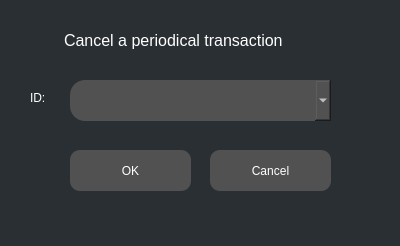
<?xml version="1.0" encoding="UTF-8"?>
<ui version="4.0">
 <class>PCancellingFrame</class>
 <widget class="QFrame" name="PCancellingFrame">
  <property name="geometry">
   <rect>
    <x>0</x>
    <y>0</y>
    <width>400</width>
    <height>246</height>
   </rect>
  </property>
  <property name="windowTitle">
   <string>Frame</string>
  </property>
  <property name="styleSheet">
   <string notr="true">QFrame {
    background-color: rgb(42, 47, 51);
    color: white;
    border-style: none;
    border-radius: 15px;
}</string>
  </property>
  <property name="frameShape">
   <enum>QFrame::StyledPanel</enum>
  </property>
  <property name="frameShadow">
   <enum>QFrame::Raised</enum>
  </property>
  <widget class="QLabel" name="label">
   <property name="geometry">
    <rect>
     <x>64</x>
     <y>30</y>
     <width>281</width>
     <height>20</height>
    </rect>
   </property>
   <property name="font">
    <font>
     <pointsize>12</pointsize>
    </font>
   </property>
   <property name="text">
    <string>Cancel a periodical transaction</string>
   </property>
  </widget>
  <widget class="QLabel" name="label_2">
   <property name="geometry">
    <rect>
     <x>30</x>
     <y>90</y>
     <width>31</width>
     <height>16</height>
    </rect>
   </property>
   <property name="text">
    <string>ID:</string>
   </property>
  </widget>
  <widget class="QComboBox" name="idChooser">
   <property name="geometry">
    <rect>
     <x>70</x>
     <y>80</y>
     <width>261</width>
     <height>41</height>
    </rect>
   </property>
   <property name="styleSheet">
    <string notr="true">QComboBox {
    background-color: rgb(81, 81, 81);
    color: white;
    border-style: none;
    border-radius: 15px;
}</string>
   </property>
  </widget>
  <widget class="QPushButton" name="cancelButton">
   <property name="geometry">
    <rect>
     <x>210</x>
     <y>150</y>
     <width>121</width>
     <height>41</height>
    </rect>
   </property>
   <property name="styleSheet">
    <string notr="true">QPushButton {
    background-color: rgb(81, 81, 81);
    color: white;
    border-style: none;
    border-radius: 10px;
}

QPushButton:hover {
     background-color: rgb(120, 120, 120);     
}

QPushButton:pressed {
     background-color: rgb(150, 150, 150);     
}</string>
   </property>
   <property name="text">
    <string>Cancel</string>
   </property>
  </widget>
  <widget class="QPushButton" name="doButton">
   <property name="geometry">
    <rect>
     <x>70</x>
     <y>150</y>
     <width>121</width>
     <height>41</height>
    </rect>
   </property>
   <property name="styleSheet">
    <string notr="true">QPushButton {
    background-color: rgb(81, 81, 81);
    color: white;
    border-style: none;
    border-radius: 10px;
}

QPushButton:hover {
     background-color: rgb(120, 120, 120);     
}

QPushButton:pressed {
     background-color: rgb(150, 150, 150);     
}</string>
   </property>
   <property name="text">
    <string>OK</string>
   </property>
  </widget>
 </widget>
 <resources/>
 <connections>
  <connection>
   <sender>cancelButton</sender>
   <signal>clicked()</signal>
   <receiver>PCancellingFrame</receiver>
   <slot>requestForClose()</slot>
   <hints>
    <hint type="sourcelabel">
     <x>298</x>
     <y>164</y>
    </hint>
    <hint type="destinationlabel">
     <x>351</x>
     <y>173</y>
    </hint>
   </hints>
  </connection>
  <connection>
   <sender>doButton</sender>
   <signal>clicked()</signal>
   <receiver>PCancellingFrame</receiver>
   <slot>requestForPCancelling()</slot>
   <hints>
    <hint type="sourcelabel">
     <x>79</x>
     <y>168</y>
    </hint>
    <hint type="destinationlabel">
     <x>52</x>
     <y>168</y>
    </hint>
   </hints>
  </connection>
 </connections>
 <slots>
  <slot>requestForClose()</slot>
  <slot>requestForPCancelling()</slot>
 </slots>
</ui>
